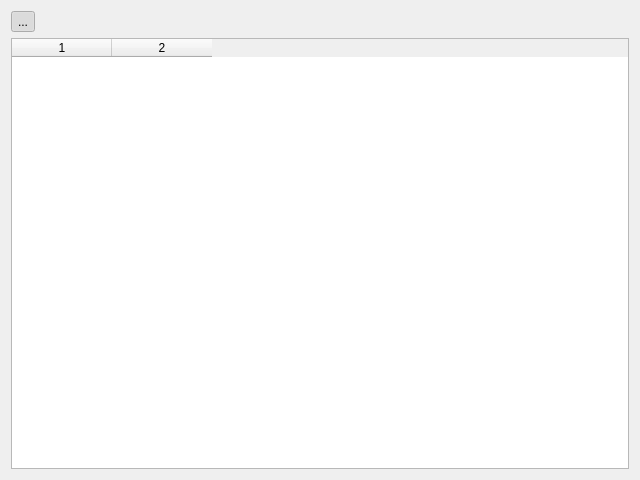
<?xml version="1.0" encoding="UTF-8"?>
<ui version="4.0">
 <class>EventWindow</class>
 <widget class="QWidget" name="EventWindow">
  <property name="geometry">
   <rect>
    <x>0</x>
    <y>0</y>
    <width>640</width>
    <height>480</height>
   </rect>
  </property>
  <property name="windowTitle">
   <string>Form</string>
  </property>
  <layout class="QVBoxLayout" name="verticalLayout">
   <item>
    <widget class="QToolButton" name="pauseScroll">
     <property name="text">
      <string>...</string>
     </property>
     <property name="icon">
      <iconset resource="ozwadmin-main.qrc">
       <normaloff>:/res/buttonIcons/play.svg</normaloff>
       <normalon>:/res/buttonIcons/pause.svg</normalon>:/res/buttonIcons/play.svg</iconset>
     </property>
     <property name="iconSize">
      <size>
       <width>12</width>
       <height>12</height>
      </size>
     </property>
     <property name="checkable">
      <bool>true</bool>
     </property>
     <property name="checked">
      <bool>true</bool>
     </property>
    </widget>
   </item>
   <item>
    <widget class="QTableWidget" name="eventTable">
     <property name="columnCount">
      <number>2</number>
     </property>
     <column/>
     <column/>
    </widget>
   </item>
  </layout>
 </widget>
 <resources>
  <include location="ozwadmin-main.qrc"/>
 </resources>
 <connections/>
</ui>
